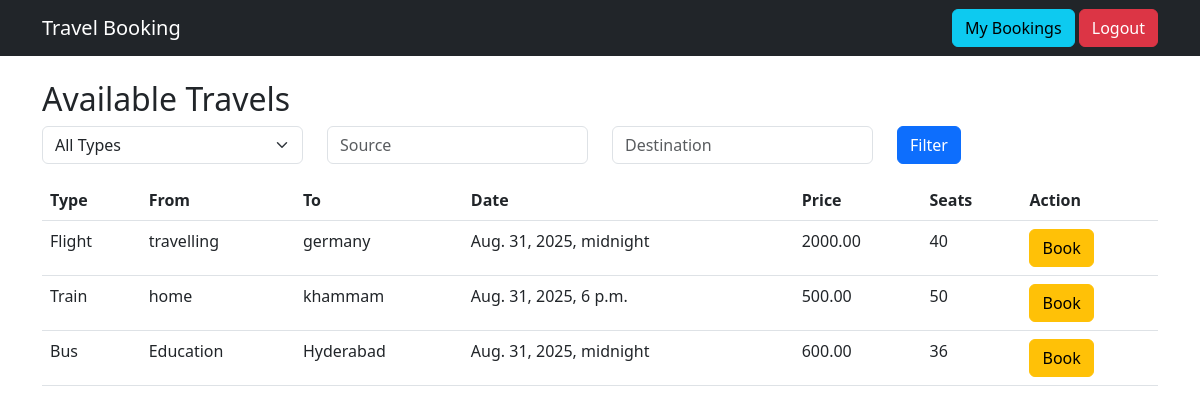
The app's page / (signed in) with its own data.
### booking/models.py (models this page shows, shortened)
class TravelOption(models.Model):
    TRAVEL_TYPES = (
        ('Flight', 'Flight'),
        ('Train', 'Train'),
        ('Bus', 'Bus'),
    )
    type = models.CharField(max_length=20, choices=TRAVEL_TYPES)
    source = models.CharField(max_length=100)
    destination = models.CharField(max_length=100)
    date_time = models.DateTimeField()
    price = models.DecimalField(max_digits=8, decimal_places=2)
    available_seats = models.IntegerField()

### booking/views.py (the view)
# urls.py: path("", views.home, name="home"),
def home(request):
    travels = TravelOption.objects.all()
    travel_type = request.GET.get("type")
    source = request.GET.get("source")
    destination = request.GET.get("destination")
    if travel_type and travel_type != "All":
        travels = travels.filter(type=travel_type)
    if source:
        travels = travels.filter(source__icontains=source)
    if destination:
        travels = travels.filter(destination__icontains=destination)
    return render(request, "booking/home.html", {"travels": travels})

### booking/templates/booking/home.html (shortened to what this page needs)
{% extends "booking/base.html" %}
{% block content %}
<h2>Available Travels</h2>
<form method="get" class="row mb-3">
    <div class="col">
        <select name="type" class="form-select">
            <option value="All">All Types</option>
        </select>
    </div>
    <div class="col">
        <input type="text" name="source" class="form-control" placeholder="Source">
    </div>
    <div class="col">
        <input type="text" name="destination" class="form-control" placeholder="Destination">
    </div>
    <div class="col">
        <button type="submit" class="btn btn-primary">Filter</button>
    </div>
</form>
<table class="table">
    <tr>
        <th>Type</th>
        <th>From</th>
        <th>To</th>
        <th>Date</th>
        <th>Price</th>
        <th>Seats</th>
        <th>Action</th>
    </tr>
    {% for travel in travels %}
    <tr>
        <td>{{ travel.type }}</td>
        <td>{{ travel.source }}</td>
        <td>{{ travel.destination }}</td>
        <td>{{ travel.date_time }}</td>
        <td>{{ travel.price }}</td>
        <td>{{ travel.available_seats }}</td>
        <td>
            {% if user.is_authenticated %}
                <a href="{% url 'book_travel' travel.id %}" class="btn btn-warning">Book</a>
            {% else %}
                <a href="{% url 'login' %}" class="btn btn-warning">Login to Book</a>
            {% endif %}
        </td>
    </tr>
    {% empty %}
    <tr>
        <td colspan="7" class="text-center">No travels found</td>
    </tr>
    {% endfor %}
</table>
{% endblock %}

### records on screen
TravelOption: type "Flight", source "travelling", destination "germany", date_time "Aug. 31, 2025, midnight", price "2000.00", available_seats "40"
TravelOption: type "Train", source "home", destination "khammam", date_time "Aug. 31, 2025, 6 p.m.", price "500.00", available_seats "50"
TravelOption: type "Bus", source "Education", destination "Hyderabad", date_time "Aug. 31, 2025, midnight", price "600.00", available_seats "36"
